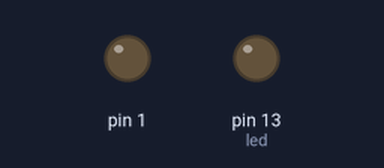
Bench run of a sketch on a simulated Arduino Uno, built with avr-gcc and run on an emulated ATmega328P. On the bench: output pins drawn as LEDs (lit = HIGH).

Above: at 2.3 s.
At 15.6 s:
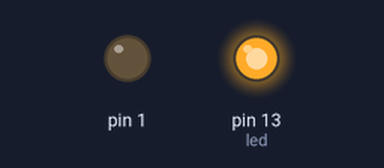
Timing chart, 0 to 21.2 s (numbered marks = the images above):
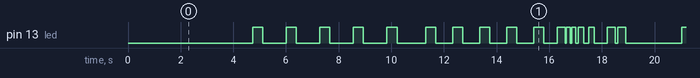

Measured:
- by itself, pin 13 (led): moves between LOW and HIGH, repeating every 16.3 s

The sketch:

blinks.ino
```cpp
const byte led = LED_BUILTIN;
const int pattern [] = { 300, 50, 150, 50, 150, 100, 200, 200, 200, 500, 300, 100, 300, 2000 };
const byte pattern_size = sizeof(pattern)/sizeof(pattern[0]);

void setup() {
  // put your setup code here, to run once:
  pinMode(1, OUTPUT);
}

void loop() {
  // put your main code here, to run repeatedly:
  blink_pat(pattern, pattern_size);
  for(int x=0;x<5;x++) {
    breathe();
    delay(500);
  }
  delay(200);
  for(int x=0;x<5;x++) {
    breathe();
    delay(250);
  }
}

void blink_pat(const int pat [], const int t_size) {
  for (int x=0; x<t_size; x++) {
    if (digitalRead(led) == HIGH) {
      digitalWrite(led, LOW);
    } else {
      digitalWrite(led, HIGH);
    }
    delay(pat[x]);
  }
}

void breathe() {
  for(int i=0;i<=255;i++){
    analogWrite(led, i);
    delay(1);
  }
  for(int i=255;i>=0;i--){
    analogWrite(led, i);
    delay(2);
  }
}
```
